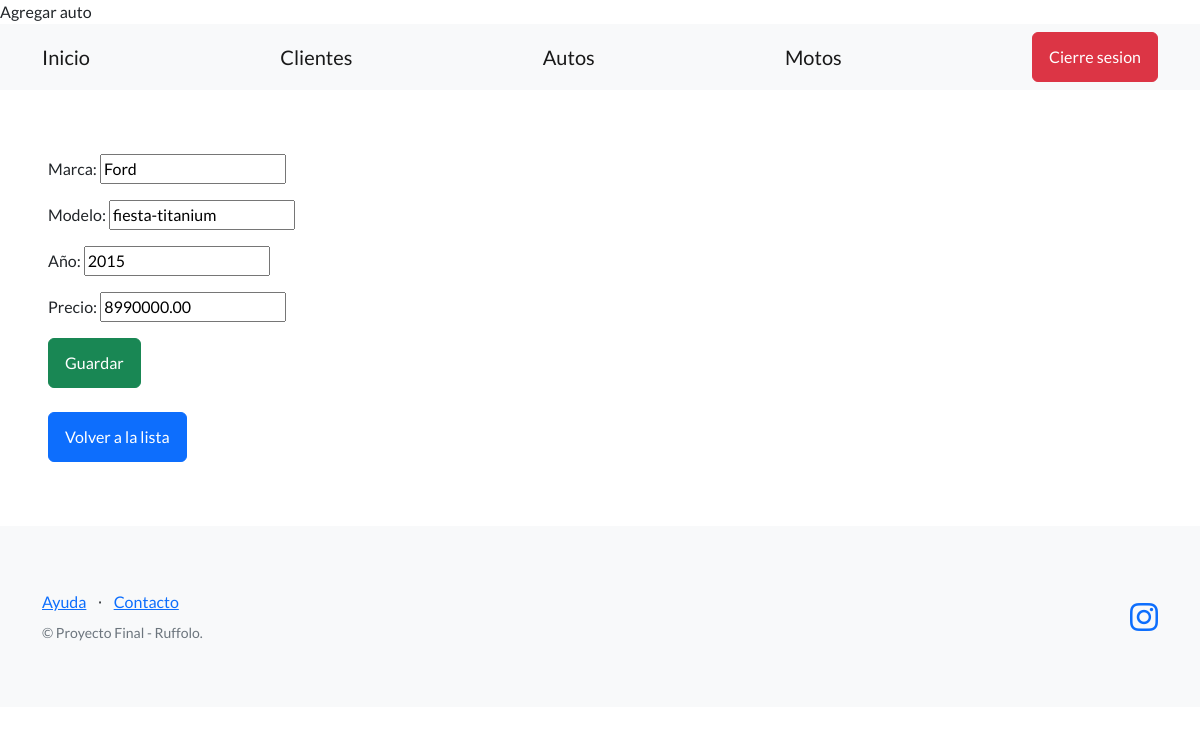
The app's page /ficheros/editar-auto/1/ (signed in) with its own data.
### Ficheros/models.py (models this page shows, shortened)
class Auto(models.Model):
    marca = models.CharField(max_length=100)
    modelo = models.CharField(max_length=128)
    año = models.PositiveIntegerField()
    precio = models.DecimalField(max_digits=10, decimal_places=2)

### Ficheros/views.py (the view)
# urls.py: path("editar-auto/<int:id>/", editar_auto, name="editar_auto"),
@login_required
def editar_auto(request, id):
   auto = Auto.objects.get(id=id)
   if request.method == "POST":
       formulario = AutoFormulario(request.POST)
       if formulario.is_valid():
           data = formulario.cleaned_data
           auto.marca = data['marca']
           auto.modelo = data['modelo']
           auto.año = data['año']
           auto.precio = data['precio']
           auto.save()
           url_exitosa = reverse('lista_autos')
           return redirect(url_exitosa)
   else:  # GET
       inicial = {
           'marca': auto.marca,
           'modelo': auto.modelo,
           'año': auto.año,
           'precio': auto.precio,
       }
       formulario = AutoFormulario(initial=inicial)
   return render(
       request=request,
       template_name='Ficheros/formulario_autos1.html',
       context={'formulario': formulario},
   )

### Ficheros/forms.py
class AutoFormulario(forms.Form):
    marca = forms.CharField(required=True, max_length=100)
    modelo = forms.CharField(required=True, max_length=100)
    año = forms.IntegerField(required=True, max_value=2023)
    precio = forms.DecimalField(max_digits=10, decimal_places=2)

### Ficheros/templates/Ficheros/formulario_autos1.html (shortened to what this page needs)
{% extends "base.html" %}
{% block contenido %}
<form method="post">
  {{ formulario.as_p }}
  <input class="btn btn-success" type="submit" value="Guardar" />
</form>
<br>
<a class="btn btn-primary" href="{% url 'lista_autos' %}">Volver a la lista</a>
{% endblock contenido %}

### records on screen
Auto: marca "Ford", modelo "fiesta-titanium", año "2015", precio "8990000.00"
